Frame 1 (no input): blank canvas, image omitted
Frame 60 (the mouse pressed at the canvas centre just before this capture): blank canvas, image omitted
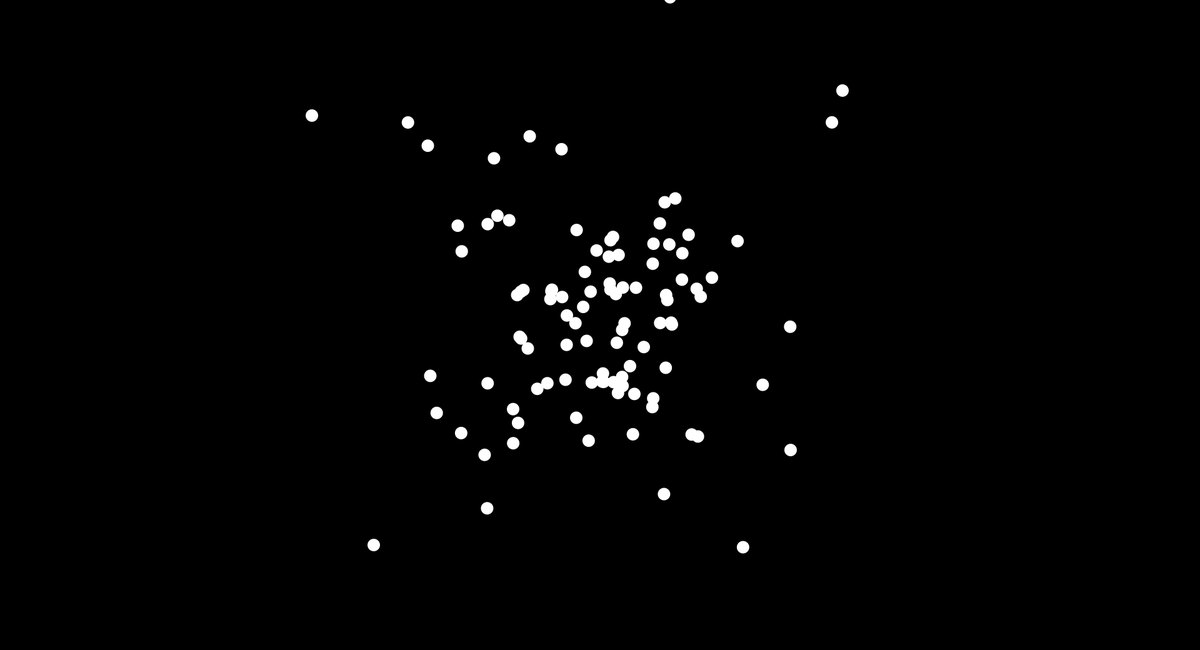
Frame 120 (the mouse held since frame 60 and released just before this capture)

The Processing sketch whose frames 1 and 60 were blank and that drew this single picture after the mouse press (run headless with seeded random() and noise(); from frame 60 on, the mouse is pressed at the canvas centre):

// Processing sketch: sketch_13_001
// ── sketch_13_001.pde
int NUM = 100;
PVector[] force = new PVector[NUM];         // 力
PVector[] acceleration = new PVector[NUM];  // 加速度
PVector[] location = new PVector[NUM];      // 位置
PVector[] velocity = new PVector[NUM];      // 速度

//重力はすべてに一定のため配列を使用しない
PVector gravity;       // 重力

float[] mass = new float[NUM];            // 質量
float[] friction = new float[NUM];        // 摩擦力

boolean fFlag = false;
boolean gFlag = false;

void setup() {
  size(1920, 1040);
  frameRate(60);
  noStroke();
  // 配列を使わない変数を初期化s
  gravity = new PVector(0.0, 0.0);  // 重力に初期値として(0.0, 0.0)を設定する
  
  // 配列を使う変数を初期化
  for ( int i = 0; i < NUM; i++) {
    location[i] = new PVector(0.0, 0.0);
    velocity[i] = new PVector(0.0, 0.0);
    acceleration[i] = new PVector(0.0, 0.0);
    force[i] = new PVector(random(-10.0, 10.0), random(-10.0, 10.0));
    mass[i] = random(1.0, 5.0);    // 質量は1.0に設定する
    friction[i] = 0.0;  // 摩擦力に初期値として0.0を設定する
  }
  textSize(32);
}

void draw() {
  background(0);
  fill(255);
  pushMatrix();
  translate(width/2, height/2);
  for ( int i = 0; i < NUM; i++) {
    acceleration[i].add(gravity);
    velocity[i].add(acceleration[i]);
    velocity[i].mult(1.0 - friction[i]);
    location[i].add(velocity[i]);
    acceleration[i].set(0, 0);
    ellipse(location[i].x, location[i].y, 20, 20);

    if ( location[i].x > width/2) {
      location[i].x = width/2;
      velocity[i].x *= -1;
    }
    if ( location[i].x < -width/2) {
      location[i].x = -width/2;
      velocity[i].x *= -1;
    }
    if ( location[i].y > height/2) {
      location[i].y = height/2;
      velocity[i].y *= -1;
    }
    if ( location[i].y < -height/2) {
      location[i].y = -height/2;
      velocity[i].y *= -1;
    }
  }
  popMatrix();

  if(fFlag){ text("friction ON", 50, 40); }
  if(gFlag){ text("gravity ON", 50, 80); }
}

void mousePressed() {
  for ( int i = 0; i < NUM; i++) { 
    acceleration[i] = force[i].div(mass[i]);
  }
}

void keyPressed() {
  for (int i = 0; i < NUM; i++) {
    if ( key == 'f' || key == 'F') {
      friction[i] = random(0.001, 0.01);
      fFlag = true;
    }
    if ( key == 'g' || key == 'G') {
      gravity.set(0.0, 1.0);
      gFlag = true;
    }
  }
}
